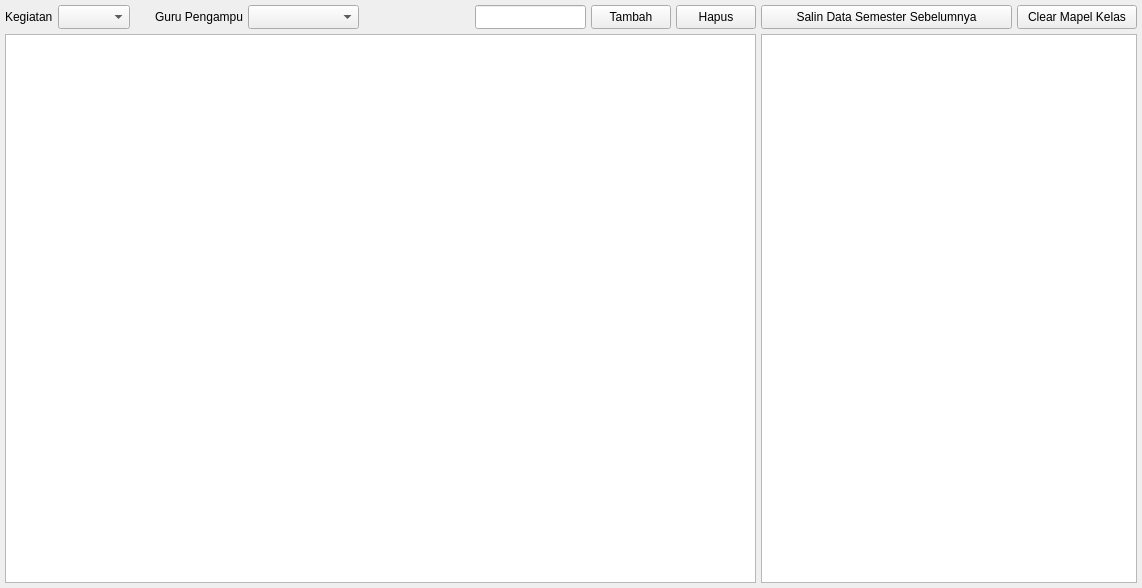
<?xml version="1.0" encoding="UTF-8"?>
<ui version="4.0">
 <class>Form</class>
 <widget class="QWidget" name="Form">
  <property name="geometry">
   <rect>
    <x>0</x>
    <y>0</y>
    <width>1142</width>
    <height>588</height>
   </rect>
  </property>
  <property name="windowTitle">
   <string>Form</string>
  </property>
  <layout class="QGridLayout" name="gridLayout_2" columnstretch="2,1">
   <property name="leftMargin">
    <number>5</number>
   </property>
   <property name="topMargin">
    <number>5</number>
   </property>
   <property name="rightMargin">
    <number>5</number>
   </property>
   <property name="bottomMargin">
    <number>5</number>
   </property>
   <property name="spacing">
    <number>5</number>
   </property>
   <item row="0" column="0" rowspan="2">
    <widget class="QWidget" name="widget_3" native="true">
     <property name="sizePolicy">
      <sizepolicy hsizetype="Expanding" vsizetype="Preferred">
       <horstretch>0</horstretch>
       <verstretch>0</verstretch>
      </sizepolicy>
     </property>
     <layout class="QGridLayout" name="gridLayout_4">
      <property name="leftMargin">
       <number>0</number>
      </property>
      <property name="topMargin">
       <number>0</number>
      </property>
      <property name="rightMargin">
       <number>0</number>
      </property>
      <property name="bottomMargin">
       <number>0</number>
      </property>
      <property name="spacing">
       <number>5</number>
      </property>
      <item row="0" column="0">
       <widget class="QWidget" name="widget_4" native="true">
        <layout class="QGridLayout" name="gridLayout_3">
         <property name="leftMargin">
          <number>0</number>
         </property>
         <property name="topMargin">
          <number>0</number>
         </property>
         <property name="rightMargin">
          <number>0</number>
         </property>
         <property name="bottomMargin">
          <number>0</number>
         </property>
         <property name="spacing">
          <number>5</number>
         </property>
         <item row="0" column="0">
          <widget class="QLabel" name="label_2">
           <property name="text">
            <string>Kegiatan</string>
           </property>
          </widget>
         </item>
         <item row="0" column="4">
          <widget class="QComboBox" name="cbo_guru">
           <property name="sizePolicy">
            <sizepolicy hsizetype="Expanding" vsizetype="Fixed">
             <horstretch>0</horstretch>
             <verstretch>0</verstretch>
            </sizepolicy>
           </property>
           <property name="minimumSize">
            <size>
             <width>80</width>
             <height>24</height>
            </size>
           </property>
           <property name="maximumSize">
            <size>
             <width>240</width>
             <height>16777215</height>
            </size>
           </property>
          </widget>
         </item>
         <item row="0" column="2">
          <spacer name="horizontalSpacer">
           <property name="orientation">
            <enum>Qt::Horizontal</enum>
           </property>
           <property name="sizeType">
            <enum>QSizePolicy::Fixed</enum>
           </property>
           <property name="sizeHint" stdset="0">
            <size>
             <width>20</width>
             <height>20</height>
            </size>
           </property>
          </spacer>
         </item>
         <item row="0" column="6">
          <widget class="QLineEdit" name="list_input_pelajaran">
           <property name="minimumSize">
            <size>
             <width>0</width>
             <height>24</height>
            </size>
           </property>
          </widget>
         </item>
         <item row="0" column="7">
          <widget class="QPushButton" name="btn_tambah">
           <property name="minimumSize">
            <size>
             <width>80</width>
             <height>24</height>
            </size>
           </property>
           <property name="text">
            <string>Tambah</string>
           </property>
          </widget>
         </item>
         <item row="0" column="1">
          <widget class="QComboBox" name="cbo_kegiatan">
           <property name="minimumSize">
            <size>
             <width>0</width>
             <height>24</height>
            </size>
           </property>
          </widget>
         </item>
         <item row="0" column="5">
          <spacer name="horizontalSpacer_2">
           <property name="orientation">
            <enum>Qt::Horizontal</enum>
           </property>
           <property name="sizeType">
            <enum>QSizePolicy::Expanding</enum>
           </property>
           <property name="sizeHint" stdset="0">
            <size>
             <width>15</width>
             <height>20</height>
            </size>
           </property>
          </spacer>
         </item>
         <item row="0" column="3">
          <widget class="QLabel" name="label_5">
           <property name="text">
            <string>Guru Pengampu</string>
           </property>
          </widget>
         </item>
         <item row="0" column="8">
          <widget class="QPushButton" name="btn_hapus">
           <property name="minimumSize">
            <size>
             <width>80</width>
             <height>24</height>
            </size>
           </property>
           <property name="text">
            <string>Hapus</string>
           </property>
          </widget>
         </item>
        </layout>
       </widget>
      </item>
      <item row="1" column="0">
       <widget class="QTableWidget" name="tbl_mapel">
        <property name="selectionBehavior">
         <enum>QAbstractItemView::SelectRows</enum>
        </property>
       </widget>
      </item>
     </layout>
    </widget>
   </item>
   <item row="0" column="1" rowspan="2">
    <widget class="QWidget" name="widget_2" native="true">
     <layout class="QGridLayout" name="gridLayout">
      <property name="leftMargin">
       <number>0</number>
      </property>
      <property name="topMargin">
       <number>0</number>
      </property>
      <property name="rightMargin">
       <number>0</number>
      </property>
      <property name="bottomMargin">
       <number>0</number>
      </property>
      <property name="spacing">
       <number>5</number>
      </property>
      <item row="0" column="0">
       <widget class="QPushButton" name="btn_salin">
        <property name="minimumSize">
         <size>
          <width>80</width>
          <height>24</height>
         </size>
        </property>
        <property name="text">
         <string>Salin Data Semester Sebelumnya</string>
        </property>
       </widget>
      </item>
      <item row="0" column="1">
       <widget class="QPushButton" name="btn_clear_mapel">
        <property name="minimumSize">
         <size>
          <width>80</width>
          <height>24</height>
         </size>
        </property>
        <property name="maximumSize">
         <size>
          <width>120</width>
          <height>16777215</height>
         </size>
        </property>
        <property name="text">
         <string>Clear Mapel Kelas</string>
        </property>
       </widget>
      </item>
      <item row="1" column="0" colspan="2">
       <widget class="QTableWidget" name="tbl_list_mapel">
        <property name="selectionBehavior">
         <enum>QAbstractItemView::SelectRows</enum>
        </property>
       </widget>
      </item>
     </layout>
    </widget>
   </item>
  </layout>
 </widget>
 <resources/>
 <connections/>
</ui>
